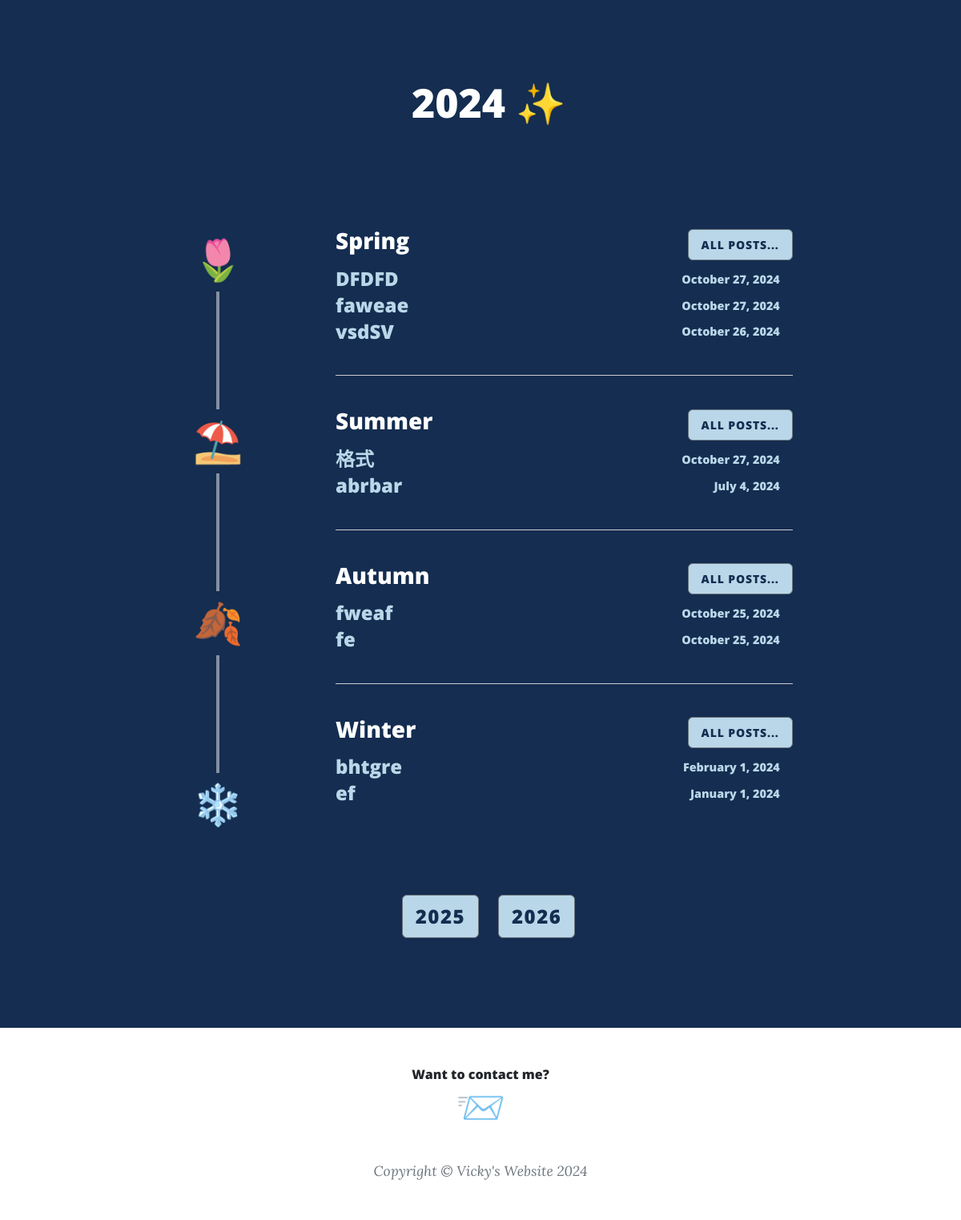
The page /year_posts/sparkle/2024 (lower part) on the database as committed earlier.
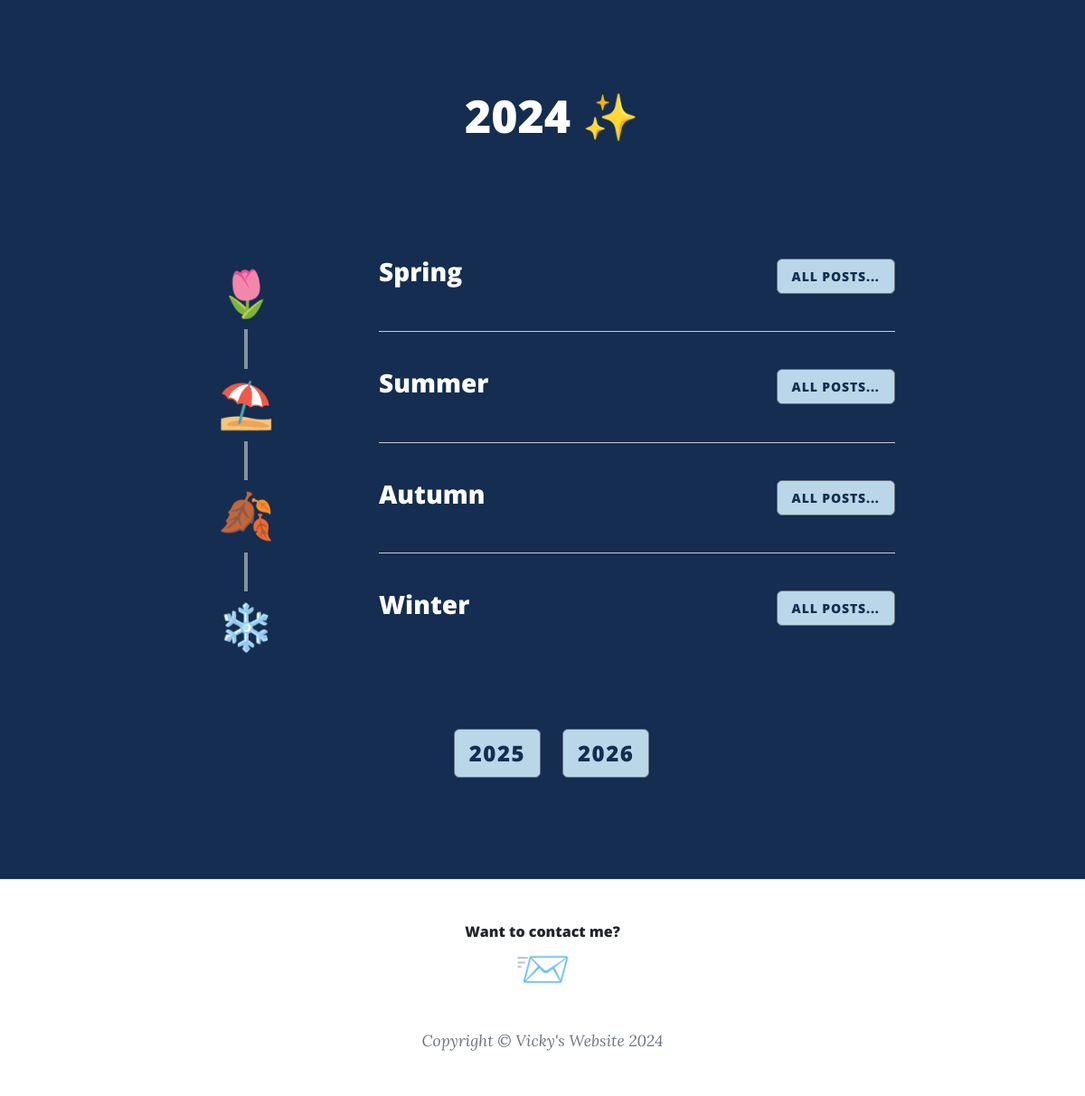
The same page on the database as committed later.
### app.py (models this page shows)
class BlogPost(db.Model):
    __tablename__ = "blog_posts"
    id: Mapped[int] = mapped_column(Integer, primary_key=True)
    author_id: Mapped[int] = mapped_column(Integer, db.ForeignKey("users.id"))
    author = relationship("User", back_populates="blog_posts")
    title: Mapped[str] = mapped_column(String(250), unique=True, nullable=False)
    date: Mapped[str] = mapped_column(String(250), nullable=False)
    body: Mapped[str] = mapped_column(Text, nullable=False)
    img_url: Mapped[str] = mapped_column(String(250), nullable=True)
    category: Mapped[str] = mapped_column(String(250), nullable=False)
    sub_category: Mapped[str] = mapped_column(String(250))
    comments = relationship("Comment", back_populates="parent_blog_post")

### app.py (the view)
@app.route('/year_posts/<category>/<year>', methods=["GET", "POST"])
def get_year_posts(category, year):
    condition = '%'+ year
    all_posts = db.session.execute(db.select(BlogPost).where(BlogPost.date.like(condition))).scalars().all()
    spring = select_posts(posts=all_posts, category='sparkle', sub_category='spring')[::-1]
    summer = select_posts(posts=all_posts, category='sparkle', sub_category='summer')[::-1]
    winter = select_posts(posts=all_posts, category='sparkle', sub_category='winter')[::-1]
    autumn = select_posts(posts=all_posts, category='sparkle', sub_category='autumn')[::-1]
    crochet = select_posts(posts=all_posts, category='hobby', sub_category='crochet')[::-1]
    sewing = select_posts(posts=all_posts, category='hobby', sub_category='sewing')[::-1]
    sashiko = select_posts(posts=all_posts, category='hobby', sub_category='sashiko')[::-1]
    books = select_posts(posts=all_posts, category='self-explore', sub_category='books')[::-1]
    courses = select_posts(posts=all_posts, category='self-explore', sub_category='courses')[::-1]
    professional = select_posts(posts=all_posts, category='self-explore', sub_category='professional')[::-1]
    all_plans = db.session.execute(db.select(PlanPost)).scalars().all()
    january = select_plans(plans=all_plans, month='january')[::-1]
    february = select_plans(plans=all_plans, month='february')[::-1]
    march = select_plans(plans=all_plans, month='march')[::-1]
    april = select_plans(plans=all_plans, month='april')[::-1]
    may = select_plans(plans=all_plans, month='may')[::-1]
    june = select_plans(plans=all_plans, month='june')[::-1]
    july = select_plans(plans=all_plans, month='july')[::-1]
    august = select_plans(plans=all_plans, month='august')[::-1]
    september = select_plans(plans=all_plans, month='september')[::-1]
    october = select_plans(plans=all_plans, month='october')[::-1]
    november = select_plans(plans=all_plans, month='november')[::-1]
    december = select_plans(plans=all_plans, month='december')[::-1]
    return render_template("year-posts.html", spring=spring,summer=summer,winter=winter,autumn=autumn,crochet=crochet,sewing=sewing,sashiko=sashiko, books=books, courses=courses,professional=professional, january = january,february = february,march = march,april = april,may = may,june = june,july = july,august = august,september = september,october = october,november = november,december = december,category=category.capitalize(), year=year,logged_in=current_user.is_authenticated)

### app.py (called while the page is built)
def select_posts(posts, category, sub_category):
    filtered_posts = []
    if posts != None:
        for post in posts:
            if post.category == category and post.sub_category == sub_category:
                filtered_posts.append(post)
    return filtered_posts

def select_plans(plans, month):
    filtered_plans = []
    if plans != None:
        for plan in plans:
            if month in plan.month:
                filtered_plans.append(plan)
    return filtered_plans

### templates/year-posts.html (shortened to what this page needs)
{% include "header.html" %}
{% if category == 'Sparkle' %}
<div
class="masthead section1"
style="background-color: rgb(20,45,80);"
>
<div class="row gx-4 gx-lg-5 justify-content-center">
 <div class="col-md-10 col-lg-8 col-xl-7 text-center  mb-5">
   <div class="site-heading">
     <h2>{{year}}  ✨</h2>
     <br>
   </div>
 </div>
</div>
<div class="section_container  px-4 px-lg-5">
  <div class="section_container ">
    <div class="timeline">
        <div class="timeline-item">
            <div class="icon icon1">🌷</i></div>
        </div>
        <div class="timeline-item">
            <div class="icon icon1">⛱️</div>
        </div>
        <div class="timeline-item">
            <div class="icon icon1">🍂</div>
        </div>
        <div class="timeline-item">
            <div class="icon icon1">❄️</div>
        </div>
    </div>
    <div class="content">
      <div class="season">
        <div class="d-flex justify-content-between align-items-center mb-2">
            <h3>Spring</h3>
            <a class="btn btn-secondary text-uppercase" style="color:rgb(20,45,80); background-color:rgb(186, 215, 233)" href="{{ url_for('get_select_posts', category='sparkle', sub_category='spring', logo='🌷')}}">All Posts...</a>
        </div>
        {% for post in spring %}
          <div class="d-flex justify-content-between align-items-center mb-1">
                <a href="{{ url_for('show_post', post_id=post.id) }}" class="text-decoration-none" style="color:rgb(186, 215, 233); font-size:1rem;  ">
                    <h4 class="mb-0">{{ post.title }}</h4>
                </a>
                <div class="d-flex align-items-center">
                    <h5 class="mb-0 me-3" style="color:rgb(186, 215, 233); font-size:0.9rem;  "> {{ post.date }}</h5>
                </div>
          </div>
        {% endfor %}
      </div>
      <hr>
      <div class="season">
        <div class="d-flex justify-content-between align-items-center mb-2">
            <h3>Summer</h3>
            <a class="btn btn-secondary text-uppercase" style="color:rgb(20,45,80); background-color:rgb(186, 215, 233)" href="{{ url_for('get_select_posts', category='sparkle', sub_category='summer', logo='⛱️')}}">All Posts...</a>
        </div>
        {% for post in summer %}
          <div class="d-flex justify-content-between align-items-center mb-1">
                  <a href="{{ url_for('show_post', post_id=post.id) }}" class="text-decoration-none" style="color:rgb(186, 215, 233); font-size:1rem;  ">
                      <h4 class="mb-0">{{ post.title }}</h4>
                  </a>
                  <div class="d-flex align-items-center">
                      <h5 class="mb-0 me-3" style="color:rgb(186, 215, 233); font-size:0.9rem;"> {{ post.date }}</h5>
                  </div>
          </div>
        {% endfor %}
      </div>
      <hr>
      <div class="season">
        <div class="d-flex justify-content-between align-items-center mb-2">
            <h3>Autumn</h3>
            <a class="btn btn-secondary text-uppercase" style="color:rgb(20,45,80); background-color:rgb(186, 215, 233)" href="{{ url_for('get_select_posts', category='sparkle', sub_category='autumn', logo='🍂')}}">All Posts...</a>
        </div>
        {% for post in autumn %}
          <div class="d-flex justify-content-between align-items-center mb-1">
              <a href="{{ url_for('show_post', post_id=post.id) }}" class="text-decoration-none" style="color:rgb(186, 215, 233); font-size:1rem;">
                  <h4 class="mb-0">{{ post.title }}</h4>
              </a>
              <div class="d-flex align-items-center">
                  <h5 class="mb-0 me-3" style="color:rgb(186, 215, 233); font-size:0.9rem;  "> {{ post.date }}</h5>
              </div>
          </div>
        {% endfor %}
      </div>
      <hr>
      <div class="season">
        <div class="d-flex justify-content-between align-items-center mb-2">
            <h3>Winter</h3>
            <a class="btn btn-secondary text-uppercase" style="color:rgb(20,45,80); background-color:rgb(186, 215, 233)" href="{{ url_for('get_select_posts', category='sparkle', sub_category='winter', logo='❄️')}}">All Posts...</a>
        </div>
        {% for post in winter %}
          <div class="d-flex justify-content-between align-items-center mb-1">
              <a href="{{ url_for('show_post', post_id=post.id) }}" class="text-decoration-none" style="color:rgb(186, 215, 233); font-size:1rem;  ">
                  <h4 class="mb-0">{{ post.title }}</h4>
              </a>
              <div class="d-flex align-items-center">
                  <h5 class="mb-0 me-3" style="color:rgb(186, 215, 233); font-size:0.9rem;  "> {{ post.date }}</h5>
              </div>
          </div>
        {% endfor %}
      </div>
    </div>
  </div>
</div>
<div class="container" style="padding:2rem; justify-items:center;">
  <div class="row">
    {% if year != '2025' %}
    <div class="col-6"><a class="btn btn-secondary text-uppercase" style="color:rgb(20,45,80); background-color:rgb(186, 215, 233); font-size:1.5rem;" href="{{ url_for('get_year_posts', category='sparkle', year='2025')}}">2025</a> </div>
    {% endif %}
    {% if year != '2026' %}
    <div class="col-6"><a class="btn btn-secondary text-uppercase" style="color:rgb(20,45,80); background-color:rgb(186, 215, 233); font-size:1.5rem;" href="{{ url_for('get_year_posts', category='sparkle', year='2026')}}">2026</a> </div>
    {% endif %}
  </div>
  </div>
</div>
{% endif %}
{% include "footer.html" %}

### templates/header.html (shortened to what this page needs)
<!DOCTYPE html>
<html lang="en">
  <head>
    {% block styles %}
    {{ bootstrap.load_css() }}
    <link
      href="{{ url_for('static', filename='css/styles.css') }}"
      rel="stylesheet"
    />
    {% endblock %}
  </head>
  <body>
  </body>
</html>

### templates/footer.html (shortened to what this page needs)
        <footer class="border-top">
          <div class="container py-8 px-4 px-lg-5">
              <div class="row gx-4 gx-lg-5 justify-content-center">
                  <div class="col-md-10 col-lg-8 col-xl-7">
                    <h6 class="text-center">Want to contact me?<a href="{{ url_for('contact') }}"><h2>📨</h2></a></h6> <br>
                    <div class="small text-center text-muted fst-italic">Copyright &copy; Vicky's Website 2024</div>
                  </div>
              </div>
          </div>
      </footer>
  </body>
</html>

### templates/header.html (style rules this page uses)
*, *::before, *::after { box-sizing: border-box; }
.container { width: 100%; margin: 0 auto; padding: 0; }
body, html { margin: 0; padding: 0; overflow-x: hidden; }
.section1, .section2, .section3, .section4 { padding-left: 10%; padding-right: 100px; padding-top: 100px; padding-bottom: 80px; }
.content { padding-left: 0; padding-right: 10%; }
.section_container { display: flex; width: 100%; padding: 20px; box-sizing: border-box; }
.timeline { flex: 0 0 20%; position: relative; display: flex; flex-direction: column; justify-content: space-between; align-items: center; margin-right: 5%; }
.timeline::before { content: ''; position: absolute; top: 0; left: 50%; width: 4px; height: 100%; background-color:rgba(244,244, 244, 0.5); transform: translateX(-50%); }
.timeline-item { position: relative; display: flex; justify-content: center; align-items: center; }
.icon { border: none; width: 80px; height: 80px; display: flex; justify-content: center; align-items: center; font-size: 50px; z-index: 1; }
.icon1 { background-color: rgb(20,45,80); }
.content { flex: 0 0 80%; padding-left: 20px; }
.season { margin-bottom: 40px; }
hr { border: none; border-top: 1px solid #ccc; margin: 40px 0; }
.section1 h3, .section1 h2, .section1 p, .section1 span { color: white; }
h2 { font-size: 50px; }

Rows that differ between the two databases and show on the page:
removed BlogPost: title "DFDFD", date "October 27, 2024", shown under "Spring"
removed BlogPost: title "faweae", date "October 27, 2024", shown under "Spring"
removed BlogPost: title "vsdSV", date "October 26, 2024", shown under "Spring"
removed BlogPost: title "格式", date "October 27, 2024", shown under "Summer"
removed BlogPost: title "abrbar", date "July 4, 2024", shown under "Summer"
removed BlogPost: title "fweaf", date "October 25, 2024", shown under "Autumn"
removed BlogPost: title "fe", date "October 25, 2024", shown under "Autumn"
removed BlogPost: title "bhtgre", date "February 1, 2024", shown under "Winter"
removed BlogPost: title "ef", date "January 1, 2024", shown under "Winter"
